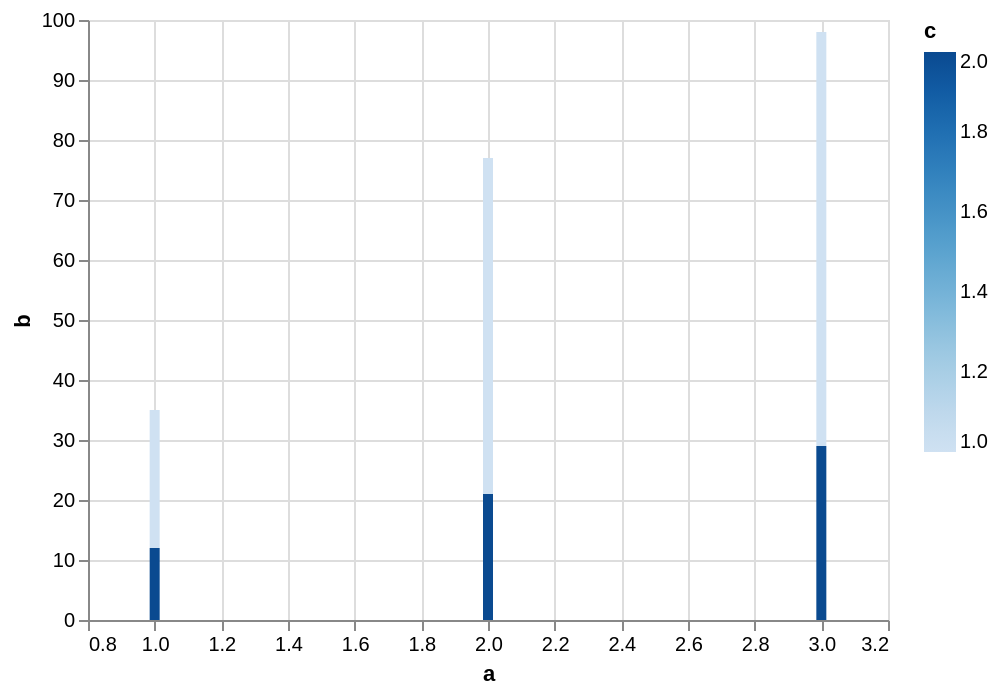

Write the Vega-Lite specification saved for this chart.
### Vega specification from a JSON file in a GitHub repository (floating-point values rounded to 4 significant figures)
{"$schema": "https://vega.github.io/schema/vega/v5.json", "description": "Testing invalid", "background": "white", "padding": 5, "width": 400, "height": 300, "style": "cell", "data": [{"name": "source_0", "values": [{"a": 1, "b": 15, "c": 1}, {"a": 2, "b": 25, "c": 1}, {"a": 3, "b": 20, "c": 1}, {"a": 1, "b": 12, "c": 2}, {"a": 2, "b": 21, "c": 2}, {"a": 3, "b": 29, "c": 2}, {"a": 1, "b": 8, "c": null}, {"a": 2, "b": 31, "c": null}, {"a": 3, "b": 49, "c": null}]}, {"name": "data_0", "source": "source_0", "transform": [{"type": "stack", "groupby": ["a"], "field": "b", "sort": {"field": ["c"], "order": ["descending"]}, "as": ["b_start", "b_end"], "offset": "zero"}]}], "marks": [{"name": "marks", "type": "rect", "style": ["bar"], "from": {"data": "data_0"}, "encode": {"update": {"fill": [{"test": "!isValid(datum[\"c\"]) || !isFinite(+datum[\"c\"])", "signal": "scale('color', inrange(0, domain('color')) ? 0 : domain('color')[0])"}, {"scale": "color", "field": "c"}], "tooltip": {"signal": "{\"a\": format(datum[\"a\"], \"\"), \"b\": format(datum[\"b\"], \"\"), \"c\": format(datum[\"c\"], \"\")}"}, "ariaRoleDescription": {"value": "bar"}, "description": {"signal": "\"a: \" + (format(datum[\"a\"], \"\")) + \"; b: \" + (format(datum[\"b\"], \"\")) + \"; c: \" + (format(datum[\"c\"], \"\"))"}, "xc": [{"test": "!isValid(datum[\"a\"]) || !isFinite(+datum[\"a\"])", "signal": "scale('x', inrange(0, domain('x')) ? 0 : domain('x')[0])"}, {"scale": "x", "field": "a"}], "width": {"value": 5}, "y": {"scale": "y", "field": "b_end"}, "y2": {"scale": "y", "field": "b_start"}}}}], "scales": [{"name": "x", "type": "linear", "domain": {"data": "data_0", "field": "a"}, "range": [0, {"signal": "width"}], "nice": true, "zero": false, "padding": 5}, {"name": "y", "type": "linear", "domain": {"data": "data_0", "fields": ["b_start", "b_end"]}, "range": [{"signal": "height"}, 0], "nice": true, "zero": true}, {"name": "color", "type": "linear", "domain": {"data": "data_0", "field": "c"}, "range": "ramp", "interpolate": "hcl", "zero": false}], "axes": [{"scale": "x", "orient": "bottom", "gridScale": "y", "grid": true, "tickCount": {"signal": "ceil(width/40)"}, "domain": false, "labels": false, "aria": false, "maxExtent": 0, "minExtent": 0, "ticks": false, "zindex": 0}, {"scale": "y", "orient": "left", "gridScale": "x", "grid": true, "tickCount": {"signal": "ceil(height/40)"}, "domain": false, "labels": false, "aria": false, "maxExtent": 0, "minExtent": 0, "ticks": false, "zindex": 0}, {"scale": "x", "orient": "bottom", "grid": false, "title": "a", "labelFlush": true, "labelOverlap": true, "tickCount": {"signal": "ceil(width/40)"}, "zindex": 0}, {"scale": "y", "orient": "left", "grid": false, "title": "b", "labelOverlap": true, "tickCount": {"signal": "ceil(height/40)"}, "zindex": 0}], "legends": [{"fill": "color", "gradientLength": {"signal": "clamp(height, 64, 200)"}, "title": "c"}], "config": {"mark": {"tooltip": true}}}
